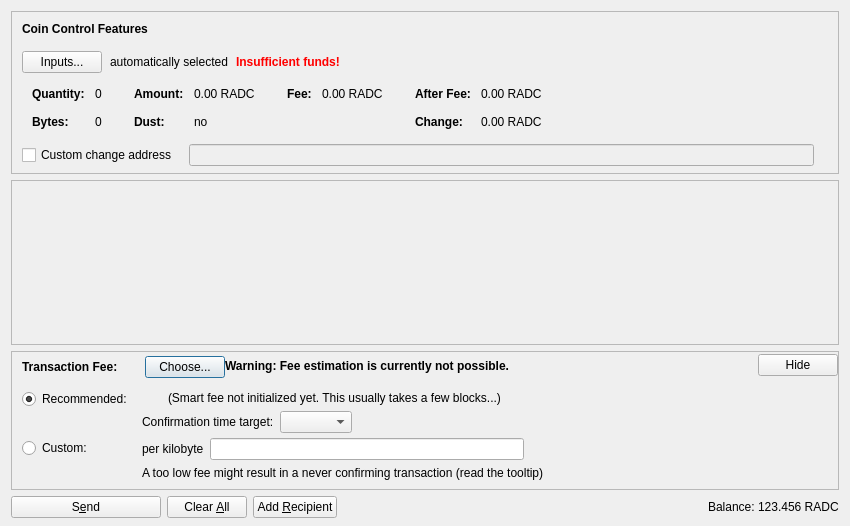
<?xml version="1.0" encoding="UTF-8"?>
<ui version="4.0">
 <class>SendCoinsDialog</class>
 <widget class="QDialog" name="SendCoinsDialog">
  <property name="geometry">
   <rect>
    <x>0</x>
    <y>0</y>
    <width>850</width>
    <height>526</height>
   </rect>
  </property>
  <property name="windowTitle">
   <string>Send Coins</string>
  </property>
  <layout class="QVBoxLayout" name="verticalLayout" stretch="0,1,0,0">
   <property name="bottomMargin">
    <number>8</number>
   </property>
   <item>
    <widget class="QFrame" name="frameCoinControl">
     <property name="sizePolicy">
      <sizepolicy hsizetype="Expanding" vsizetype="Expanding">
       <horstretch>0</horstretch>
       <verstretch>0</verstretch>
      </sizepolicy>
     </property>
     <property name="maximumSize">
      <size>
       <width>16777215</width>
       <height>16777215</height>
      </size>
     </property>
     <property name="frameShape">
      <enum>QFrame::StyledPanel</enum>
     </property>
     <property name="frameShadow">
      <enum>QFrame::Sunken</enum>
     </property>
     <layout class="QVBoxLayout" name="verticalLayoutCoinControl2">
      <property name="spacing">
       <number>0</number>
      </property>
      <property name="leftMargin">
       <number>0</number>
      </property>
      <property name="topMargin">
       <number>0</number>
      </property>
      <property name="rightMargin">
       <number>0</number>
      </property>
      <property name="bottomMargin">
       <number>6</number>
      </property>
      <item>
       <layout class="QVBoxLayout" name="verticalLayoutCoinControl" stretch="0,0,0,0,1">
        <property name="spacing">
         <number>0</number>
        </property>
        <property name="leftMargin">
         <number>10</number>
        </property>
        <property name="topMargin">
         <number>10</number>
        </property>
        <item>
         <layout class="QHBoxLayout" name="horizontalLayoutCoinControl1">
          <property name="bottomMargin">
           <number>15</number>
          </property>
          <item>
           <widget class="QLabel" name="labelCoinControlFeatures">
            <property name="sizePolicy">
             <sizepolicy hsizetype="Preferred" vsizetype="Maximum">
              <horstretch>0</horstretch>
              <verstretch>0</verstretch>
             </sizepolicy>
            </property>
            <property name="font">
             <font>
              <weight>75</weight>
              <bold>true</bold>
             </font>
            </property>
            <property name="styleSheet">
             <string notr="true">font-weight:bold;</string>
            </property>
            <property name="text">
             <string>Coin Control Features</string>
            </property>
           </widget>
          </item>
         </layout>
        </item>
        <item>
         <layout class="QHBoxLayout" name="horizontalLayoutCoinControl2" stretch="0,0,0,0">
          <property name="spacing">
           <number>8</number>
          </property>
          <property name="bottomMargin">
           <number>10</number>
          </property>
          <item>
           <widget class="QPushButton" name="pushButtonCoinControl">
            <property name="styleSheet">
             <string notr="true"/>
            </property>
            <property name="text">
             <string>Inputs...</string>
            </property>
            <property name="autoDefault">
             <bool>false</bool>
            </property>
           </widget>
          </item>
          <item>
           <widget class="QLabel" name="labelCoinControlAutomaticallySelected">
            <property name="text">
             <string>automatically selected</string>
            </property>
            <property name="margin">
             <number>5</number>
            </property>
           </widget>
          </item>
          <item>
           <widget class="QLabel" name="labelCoinControlInsuffFunds">
            <property name="font">
             <font>
              <weight>75</weight>
              <bold>true</bold>
             </font>
            </property>
            <property name="styleSheet">
             <string notr="true">color:red;font-weight:bold;</string>
            </property>
            <property name="text">
             <string>Insufficient funds!</string>
            </property>
            <property name="margin">
             <number>5</number>
            </property>
           </widget>
          </item>
          <item>
           <spacer name="horizontalSpacerCoinControl">
            <property name="orientation">
             <enum>Qt::Horizontal</enum>
            </property>
            <property name="sizeHint" stdset="0">
             <size>
              <width>40</width>
              <height>1</height>
             </size>
            </property>
           </spacer>
          </item>
         </layout>
        </item>
        <item>
         <widget class="QWidget" name="widgetCoinControl" native="true">
          <property name="sizePolicy">
           <sizepolicy hsizetype="Preferred" vsizetype="Preferred">
            <horstretch>0</horstretch>
            <verstretch>0</verstretch>
           </sizepolicy>
          </property>
          <property name="minimumSize">
           <size>
            <width>0</width>
            <height>0</height>
           </size>
          </property>
          <property name="styleSheet">
           <string notr="true"/>
          </property>
          <layout class="QHBoxLayout" name="horizontalLayoutCoinControl5">
           <property name="leftMargin">
            <number>0</number>
           </property>
           <property name="topMargin">
            <number>0</number>
           </property>
           <property name="rightMargin">
            <number>0</number>
           </property>
           <property name="bottomMargin">
            <number>0</number>
           </property>
           <item>
            <layout class="QHBoxLayout" name="horizontalLayoutCoinControl3" stretch="0,0,0,1">
             <property name="spacing">
              <number>20</number>
             </property>
             <property name="topMargin">
              <number>0</number>
             </property>
             <property name="bottomMargin">
              <number>10</number>
             </property>
             <item>
              <layout class="QFormLayout" name="formLayoutCoinControl1">
               <property name="horizontalSpacing">
                <number>10</number>
               </property>
               <property name="verticalSpacing">
                <number>14</number>
               </property>
               <property name="leftMargin">
                <number>10</number>
               </property>
               <property name="topMargin">
                <number>4</number>
               </property>
               <property name="rightMargin">
                <number>6</number>
               </property>
               <item row="0" column="0">
                <widget class="QLabel" name="labelCoinControlQuantityText">
                 <property name="font">
                  <font>
                   <weight>75</weight>
                   <bold>true</bold>
                  </font>
                 </property>
                 <property name="text">
                  <string>Quantity:</string>
                 </property>
                 <property name="margin">
                  <number>0</number>
                 </property>
                </widget>
               </item>
               <item row="0" column="1">
                <widget class="QLabel" name="labelCoinControlQuantity">
                 <property name="cursor">
                  <cursorShape>IBeamCursor</cursorShape>
                 </property>
                 <property name="contextMenuPolicy">
                  <enum>Qt::ActionsContextMenu</enum>
                 </property>
                 <property name="text">
                  <string notr="true">0</string>
                 </property>
                 <property name="margin">
                  <number>0</number>
                 </property>
                 <property name="textInteractionFlags">
                  <set>Qt::LinksAccessibleByMouse|Qt::TextSelectableByKeyboard|Qt::TextSelectableByMouse</set>
                 </property>
                </widget>
               </item>
               <item row="1" column="0">
                <widget class="QLabel" name="labelCoinControlBytesText">
                 <property name="font">
                  <font>
                   <weight>75</weight>
                   <bold>true</bold>
                  </font>
                 </property>
                 <property name="text">
                  <string>Bytes:</string>
                 </property>
                </widget>
               </item>
               <item row="1" column="1">
                <widget class="QLabel" name="labelCoinControlBytes">
                 <property name="cursor">
                  <cursorShape>IBeamCursor</cursorShape>
                 </property>
                 <property name="contextMenuPolicy">
                  <enum>Qt::ActionsContextMenu</enum>
                 </property>
                 <property name="text">
                  <string notr="true">0</string>
                 </property>
                 <property name="textInteractionFlags">
                  <set>Qt::LinksAccessibleByMouse|Qt::TextSelectableByKeyboard|Qt::TextSelectableByMouse</set>
                 </property>
                </widget>
               </item>
              </layout>
             </item>
             <item>
              <layout class="QFormLayout" name="formLayoutCoinControl2">
               <property name="horizontalSpacing">
                <number>10</number>
               </property>
               <property name="verticalSpacing">
                <number>14</number>
               </property>
               <property name="leftMargin">
                <number>6</number>
               </property>
               <property name="topMargin">
                <number>4</number>
               </property>
               <property name="rightMargin">
                <number>6</number>
               </property>
               <item row="0" column="0">
                <widget class="QLabel" name="labelCoinControlAmountText">
                 <property name="font">
                  <font>
                   <weight>75</weight>
                   <bold>true</bold>
                  </font>
                 </property>
                 <property name="text">
                  <string>Amount:</string>
                 </property>
                 <property name="margin">
                  <number>0</number>
                 </property>
                </widget>
               </item>
               <item row="0" column="1">
                <widget class="QLabel" name="labelCoinControlAmount">
                 <property name="cursor">
                  <cursorShape>IBeamCursor</cursorShape>
                 </property>
                 <property name="contextMenuPolicy">
                  <enum>Qt::ActionsContextMenu</enum>
                 </property>
                 <property name="text">
                  <string notr="true">0.00 RADC</string>
                 </property>
                 <property name="textInteractionFlags">
                  <set>Qt::LinksAccessibleByMouse|Qt::TextSelectableByKeyboard|Qt::TextSelectableByMouse</set>
                 </property>
                </widget>
               </item>
               <item row="1" column="0">
                <widget class="QLabel" name="labelCoinControlLowOutputText">
                 <property name="font">
                  <font>
                   <weight>75</weight>
                   <bold>true</bold>
                  </font>
                 </property>
                 <property name="text">
                  <string>Dust:</string>
                 </property>
                </widget>
               </item>
               <item row="1" column="1">
                <widget class="QLabel" name="labelCoinControlLowOutput">
                 <property name="cursor">
                  <cursorShape>IBeamCursor</cursorShape>
                 </property>
                 <property name="contextMenuPolicy">
                  <enum>Qt::ActionsContextMenu</enum>
                 </property>
                 <property name="text">
                  <string notr="true">no</string>
                 </property>
                 <property name="textInteractionFlags">
                  <set>Qt::LinksAccessibleByMouse|Qt::TextSelectableByKeyboard|Qt::TextSelectableByMouse</set>
                 </property>
                </widget>
               </item>
              </layout>
             </item>
             <item>
              <layout class="QFormLayout" name="formLayoutCoinControl3">
               <property name="horizontalSpacing">
                <number>10</number>
               </property>
               <property name="verticalSpacing">
                <number>14</number>
               </property>
               <property name="leftMargin">
                <number>6</number>
               </property>
               <property name="topMargin">
                <number>4</number>
               </property>
               <property name="rightMargin">
                <number>6</number>
               </property>
               <item row="0" column="0">
                <widget class="QLabel" name="labelCoinControlFeeText">
                 <property name="font">
                  <font>
                   <weight>75</weight>
                   <bold>true</bold>
                  </font>
                 </property>
                 <property name="text">
                  <string>Fee:</string>
                 </property>
                 <property name="margin">
                  <number>0</number>
                 </property>
                </widget>
               </item>
               <item row="0" column="1">
                <widget class="QLabel" name="labelCoinControlFee">
                 <property name="cursor">
                  <cursorShape>IBeamCursor</cursorShape>
                 </property>
                 <property name="contextMenuPolicy">
                  <enum>Qt::ActionsContextMenu</enum>
                 </property>
                 <property name="text">
                  <string notr="true">0.00 RADC</string>
                 </property>
                 <property name="textInteractionFlags">
                  <set>Qt::LinksAccessibleByMouse|Qt::TextSelectableByKeyboard|Qt::TextSelectableByMouse</set>
                 </property>
                </widget>
               </item>
              </layout>
             </item>
             <item>
              <layout class="QFormLayout" name="formLayoutCoinControl4">
               <property name="horizontalSpacing">
                <number>10</number>
               </property>
               <property name="verticalSpacing">
                <number>14</number>
               </property>
               <property name="leftMargin">
                <number>6</number>
               </property>
               <property name="topMargin">
                <number>4</number>
               </property>
               <property name="rightMargin">
                <number>6</number>
               </property>
               <item row="0" column="0">
                <widget class="QLabel" name="labelCoinControlAfterFeeText">
                 <property name="font">
                  <font>
                   <weight>75</weight>
                   <bold>true</bold>
                  </font>
                 </property>
                 <property name="text">
                  <string>After Fee:</string>
                 </property>
                 <property name="margin">
                  <number>0</number>
                 </property>
                </widget>
               </item>
               <item row="0" column="1">
                <widget class="QLabel" name="labelCoinControlAfterFee">
                 <property name="cursor">
                  <cursorShape>IBeamCursor</cursorShape>
                 </property>
                 <property name="contextMenuPolicy">
                  <enum>Qt::ActionsContextMenu</enum>
                 </property>
                 <property name="text">
                  <string notr="true">0.00 RADC</string>
                 </property>
                 <property name="textInteractionFlags">
                  <set>Qt::LinksAccessibleByMouse|Qt::TextSelectableByKeyboard|Qt::TextSelectableByMouse</set>
                 </property>
                </widget>
               </item>
               <item row="1" column="0">
                <widget class="QLabel" name="labelCoinControlChangeText">
                 <property name="font">
                  <font>
                   <weight>75</weight>
                   <bold>true</bold>
                  </font>
                 </property>
                 <property name="text">
                  <string>Change:</string>
                 </property>
                </widget>
               </item>
               <item row="1" column="1">
                <widget class="QLabel" name="labelCoinControlChange">
                 <property name="cursor">
                  <cursorShape>IBeamCursor</cursorShape>
                 </property>
                 <property name="contextMenuPolicy">
                  <enum>Qt::ActionsContextMenu</enum>
                 </property>
                 <property name="text">
                  <string notr="true">0.00 RADC</string>
                 </property>
                 <property name="textInteractionFlags">
                  <set>Qt::LinksAccessibleByMouse|Qt::TextSelectableByKeyboard|Qt::TextSelectableByMouse</set>
                 </property>
                </widget>
               </item>
              </layout>
             </item>
            </layout>
           </item>
          </layout>
         </widget>
        </item>
        <item>
         <layout class="QHBoxLayout" name="horizontalLayoutCoinControl4" stretch="0,0,0">
          <property name="spacing">
           <number>12</number>
          </property>
          <property name="sizeConstraint">
           <enum>QLayout::SetDefaultConstraint</enum>
          </property>
          <property name="topMargin">
           <number>5</number>
          </property>
          <property name="rightMargin">
           <number>5</number>
          </property>
          <item>
           <widget class="QCheckBox" name="checkBoxCoinControlChange">
            <property name="toolTip">
             <string>If this is activated, but the change address is empty or invalid, change will be sent to a newly generated address.</string>
            </property>
            <property name="text">
             <string>Custom change address</string>
            </property>
           </widget>
          </item>
          <item>
           <widget class="QValidatedLineEdit" name="lineEditCoinControlChange">
            <property name="enabled">
             <bool>false</bool>
            </property>
            <property name="sizePolicy">
             <sizepolicy hsizetype="Expanding" vsizetype="Fixed">
              <horstretch>0</horstretch>
              <verstretch>0</verstretch>
             </sizepolicy>
            </property>
           </widget>
          </item>
          <item>
           <widget class="QLabel" name="labelCoinControlChangeLabel">
            <property name="sizePolicy">
             <sizepolicy hsizetype="Preferred" vsizetype="Expanding">
              <horstretch>0</horstretch>
              <verstretch>0</verstretch>
             </sizepolicy>
            </property>
            <property name="minimumSize">
             <size>
              <width>0</width>
              <height>0</height>
             </size>
            </property>
            <property name="text">
             <string/>
            </property>
            <property name="margin">
             <number>3</number>
            </property>
           </widget>
          </item>
         </layout>
        </item>
        <item>
         <spacer name="verticalSpacerCoinControl">
          <property name="orientation">
           <enum>Qt::Vertical</enum>
          </property>
          <property name="sizeHint" stdset="0">
           <size>
            <width>800</width>
            <height>1</height>
           </size>
          </property>
         </spacer>
        </item>
       </layout>
      </item>
     </layout>
    </widget>
   </item>
   <item>
    <widget class="QScrollArea" name="scrollArea">
     <property name="widgetResizable">
      <bool>true</bool>
     </property>
     <widget class="QWidget" name="scrollAreaWidgetContents">
      <property name="geometry">
       <rect>
        <x>0</x>
        <y>0</y>
        <width>830</width>
        <height>104</height>
       </rect>
      </property>
      <layout class="QVBoxLayout" name="verticalLayout_2" stretch="0,1">
       <property name="leftMargin">
        <number>0</number>
       </property>
       <property name="topMargin">
        <number>0</number>
       </property>
       <property name="rightMargin">
        <number>0</number>
       </property>
       <property name="bottomMargin">
        <number>0</number>
       </property>
       <item>
        <layout class="QVBoxLayout" name="entries">
         <property name="spacing">
          <number>6</number>
         </property>
        </layout>
       </item>
       <item>
        <spacer name="verticalSpacer">
         <property name="orientation">
          <enum>Qt::Vertical</enum>
         </property>
         <property name="sizeHint" stdset="0">
          <size>
           <width>20</width>
           <height>40</height>
          </size>
         </property>
        </spacer>
       </item>
      </layout>
     </widget>
    </widget>
   </item>
   <item>
    <widget class="QFrame" name="frameFee">
     <property name="sizePolicy">
      <sizepolicy hsizetype="Expanding" vsizetype="Expanding">
       <horstretch>0</horstretch>
       <verstretch>0</verstretch>
      </sizepolicy>
     </property>
     <property name="maximumSize">
      <size>
       <width>16777215</width>
       <height>16777215</height>
      </size>
     </property>
     <property name="frameShape">
      <enum>QFrame::StyledPanel</enum>
     </property>
     <property name="frameShadow">
      <enum>QFrame::Sunken</enum>
     </property>
     <layout class="QVBoxLayout" name="verticalLayoutFee1">
      <property name="spacing">
       <number>0</number>
      </property>
      <property name="leftMargin">
       <number>0</number>
      </property>
      <property name="topMargin">
       <number>0</number>
      </property>
      <property name="rightMargin">
       <number>0</number>
      </property>
      <property name="bottomMargin">
       <number>0</number>
      </property>
      <item>
       <layout class="QVBoxLayout" name="verticalLayoutFee2" stretch="0,0,0">
        <property name="spacing">
         <number>0</number>
        </property>
        <property name="leftMargin">
         <number>10</number>
        </property>
        <property name="topMargin">
         <number>0</number>
        </property>
        <item>
         <layout class="QHBoxLayout" name="horizontalLayoutFee1">
          <property name="bottomMargin">
           <number>0</number>
          </property>
          <item>
           <layout class="QVBoxLayout" name="verticalLayoutFee7">
            <property name="spacing">
             <number>0</number>
            </property>
            <item>
             <spacer name="verticalSpacerSmartFee">
              <property name="orientation">
               <enum>Qt::Vertical</enum>
              </property>
              <property name="sizeType">
               <enum>QSizePolicy::Fixed</enum>
              </property>
              <property name="sizeHint" stdset="0">
               <size>
                <width>1</width>
                <height>4</height>
               </size>
              </property>
             </spacer>
            </item>
            <item>
             <layout class="QHBoxLayout" name="horizontalLayoutSmartFee">
              <property name="spacing">
               <number>10</number>
              </property>
              <item>
               <widget class="QLabel" name="labelFeeHeadline">
                <property name="sizePolicy">
                 <sizepolicy hsizetype="Preferred" vsizetype="Maximum">
                  <horstretch>0</horstretch>
                  <verstretch>0</verstretch>
                 </sizepolicy>
                </property>
                <property name="font">
                 <font>
                  <weight>75</weight>
                  <bold>true</bold>
                 </font>
                </property>
                <property name="styleSheet">
                 <string notr="true">font-weight:bold;</string>
                </property>
                <property name="text">
                 <string>Transaction Fee:</string>
                </property>
               </widget>
              </item>
              <item>
               <widget class="QLabel" name="labelFeeMinimized">
                <property name="text">
                 <string/>
                </property>
               </widget>
              </item>
              <item>
               <widget class="QPushButton" name="buttonChooseFee">
                <property name="text">
                 <string>Choose...</string>
                </property>
               </widget>
              </item>
             </layout>
            </item>
            <item>
             <spacer name="verticalSpacer_5">
              <property name="orientation">
               <enum>Qt::Vertical</enum>
              </property>
              <property name="sizeHint" stdset="0">
               <size>
                <width>1</width>
                <height>1</height>
               </size>
              </property>
             </spacer>
            </item>
           </layout>
          </item>
          <item>
           <widget class="QLabel" name="fallbackFeeWarningLabel">
            <property name="toolTip">
             <string>Using the fallbackfee can result in sending a transaction that will take several hours or days (or never) to confirm. Consider choosing your fee manually or wait until you have validated the complete chain.</string>
            </property>
            <property name="font">
            <font>
                <weight>75</weight>
                <bold>true</bold>
            </font>
            </property>
            <property name="text">
             <string>Warning: Fee estimation is currently not possible.</string>
            </property>
            <property name="wordWrap">
             <bool>false</bool>
            </property>
           </widget>
          </item>
          <item>
           <spacer name="horizontalSpacer_4">
            <property name="orientation">
             <enum>Qt::Horizontal</enum>
            </property>
            <property name="sizeType">
             <enum>QSizePolicy::MinimumExpanding</enum>
            </property>
            <property name="sizeHint" stdset="0">
             <size>
              <width>40</width>
              <height>20</height>
             </size>
            </property>
           </spacer>
          </item>
          <item>
           <widget class="QPushButton" name="buttonMinimizeFee">
            <property name="toolTip">
             <string>collapse fee-settings</string>
            </property>
            <property name="text">
             <string>Hide</string>
            </property>
           </widget>
          </item>
         </layout>
        </item>
        <item>
         <widget class="QFrame" name="frameFeeSelection">
          <layout class="QVBoxLayout" name="verticalLayoutFee12">
           <property name="spacing">
            <number>0</number>
           </property>
           <property name="leftMargin">
            <number>0</number>
           </property>
           <property name="topMargin">
            <number>0</number>
           </property>
           <property name="rightMargin">
            <number>0</number>
           </property>
           <property name="bottomMargin">
            <number>0</number>
           </property>
           <item>
            <layout class="QGridLayout" name="gridLayoutFee">
             <property name="topMargin">
              <number>10</number>
             </property>
             <property name="bottomMargin">
              <number>4</number>
             </property>
             <property name="horizontalSpacing">
              <number>10</number>
             </property>
             <property name="verticalSpacing">
              <number>4</number>
             </property>
             <item row="1" column="1">
              <layout class="QVBoxLayout" name="verticalLayoutFee8">
               <property name="spacing">
                <number>6</number>
               </property>
               <item>
                <layout class="QHBoxLayout" name="horizontalLayoutFee13">
                 <item>
                  <widget class="QLabel" name="labelCustomPerKilobyte">
                   <property name="toolTip">
                    <string>Specify a custom fee per kB (1,000 bytes) of the transaction's virtual size.

Note:  Since the fee is calculated on a per-byte basis, a fee of "100 satoshis per kB" for a transaction size of 500 bytes (half of 1 kB) would ultimately yield a fee of only 50 satoshis.</string>
                   </property>
                   <property name="text">
                    <string>per kilobyte</string>
                   </property>
                  </widget>
                 </item>
                 <item>
                  <widget class="BitcoinAmountField" name="customFee"/>
                 </item>
                 <item>
                  <spacer name="horizontalSpacer_6">
                   <property name="orientation">
                    <enum>Qt::Horizontal</enum>
                   </property>
                   <property name="sizeHint" stdset="0">
                    <size>
                     <width>1</width>
                     <height>1</height>
                    </size>
                   </property>
                  </spacer>
                 </item>
                </layout>
               </item>
               <item>
                <layout class="QHBoxLayout" name="horizontalLayoutFee8">
                 <item>
                  <widget class="QLabel" name="labelCustomFeeWarning">
                   <property name="enabled">
                    <bool>true</bool>
                   </property>
                   <property name="toolTip">
                    <string>When there is less transaction volume than space in the blocks, miners as well as relaying nodes may enforce a minimum fee. Paying only this minimum fee is just fine, but be aware that this can result in a never confirming transaction once there is more demand for radiocoin transactions than the network can process.</string>
                   </property>
                   <property name="text">
                    <string>A too low fee might result in a never confirming transaction (read the tooltip)</string>
                   </property>
                  </widget>
                 </item>
                 <item>
                  <spacer name="horizontalSpacer_2">
                   <property name="orientation">
                    <enum>Qt::Horizontal</enum>
                   </property>
                   <property name="sizeHint" stdset="0">
                    <size>
                     <width>1</width>
                     <height>1</height>
                    </size>
                   </property>
                  </spacer>
                 </item>
                </layout>
               </item>
              </layout>
             </item>
             <item row="0" column="0">
              <layout class="QVBoxLayout" name="verticalLayoutFee4" stretch="0,1">
               <item>
                <widget class="QRadioButton" name="radioSmartFee">
                 <property name="text">
                  <string>Recommended:</string>
                 </property>
                 <property name="checked">
                  <bool>true</bool>
                 </property>
                 <attribute name="buttonGroup">
                  <string notr="true">groupFee</string>
                 </attribute>
                </widget>
               </item>
               <item>
                <spacer name="verticalSpacer_2">
                 <property name="orientation">
                  <enum>Qt::Vertical</enum>
                 </property>
                 <property name="sizeHint" stdset="0">
                  <size>
                   <width>1</width>
                   <height>1</height>
                  </size>
                 </property>
                </spacer>
               </item>
              </layout>
             </item>
             <item row="1" column="0">
              <layout class="QVBoxLayout" name="verticalLayoutFee9" stretch="0,1">
               <item>
                <widget class="QRadioButton" name="radioCustomFee">
                 <property name="text">
                  <string>Custom:</string>
                 </property>
                 <attribute name="buttonGroup">
                  <string notr="true">groupFee</string>
                 </attribute>
                </widget>
               </item>
               <item>
                <spacer name="verticalSpacer_6">
                 <property name="orientation">
                  <enum>Qt::Vertical</enum>
                 </property>
                 <property name="sizeHint" stdset="0">
                  <size>
                   <width>1</width>
                   <height>1</height>
                  </size>
                 </property>
                </spacer>
               </item>
              </layout>
             </item>
             <item row="0" column="1">
              <layout class="QVBoxLayout" name="verticalLayoutFee3" stretch="0,0,1">
               <property name="spacing">
                <number>6</number>
               </property>
               <property name="topMargin">
                <number>2</number>
               </property>
               <item>
                <layout class="QHBoxLayout" name="horizontalLayoutFee12">
                 <item>
                  <widget class="QLabel" name="labelSmartFee">
                   <property name="text">
                    <string/>
                   </property>
                  </widget>
                 </item>
                 <item>
                  <widget class="QLabel" name="labelFeeEstimation">
                   <property name="text">
                    <string/>
                   </property>
                  </widget>
                 </item>
                 <item>
                  <widget class="QLabel" name="labelSmartFee2">
                   <property name="text">
                    <string>(Smart fee not initialized yet. This usually takes a few blocks...)</string>
                   </property>
                  </widget>
                 </item>
                 <item>
                  <spacer name="horizontalSpacer_5">
                   <property name="orientation">
                    <enum>Qt::Horizontal</enum>
                   </property>
                   <property name="sizeHint" stdset="0">
                    <size>
                     <width>1</width>
                     <height>1</height>
                    </size>
                   </property>
                  </spacer>
                 </item>
                </layout>
               </item>
               <item>
                <layout class="QHBoxLayout" name="horizontalLayoutFee9">
                 <item>
                  <layout class="QVBoxLayout" name="verticalLayoutFee6">
                   <item>
                    <widget class="QLabel" name="labelSmartFee3">
                     <property name="text">
                      <string>Confirmation time target:</string>
                     </property>
                    </widget>
                   </item>
                  </layout>
                 </item>
                 <item>
                  <layout class="QVBoxLayout" name="verticalLayoutFee5">
                   <property name="rightMargin">
                    <number>30</number>
                   </property>
                   <item>
                    <layout class="QHBoxLayout" name="horizontalLayoutConfTarget">
                     <property name="bottomMargin">
                      <number>0</number>
                     </property>
                     <item>
                      <widget class="QComboBox" name="confTargetSelector"/>
                     </item>
                     <item>
                      <spacer name="horizontalSpacerConfTarget">
                       <property name="orientation">
                        <enum>Qt::Horizontal</enum>
                       </property>
                       <property name="sizeHint" stdset="0">
                        <size>
                         <width>40</width>
                         <height>20</height>
                        </size>
                       </property>
                      </spacer>
                     </item>
                    </layout>
                   </item>
                  </layout>
                 </item>
                </layout>
               </item>
               <item>
                <spacer name="verticalSpacer_4">
                 <property name="orientation">
                  <enum>Qt::Vertical</enum>
                 </property>
                 <property name="sizeHint" stdset="0">
                  <size>
                   <width>1</width>
                   <height>1</height>
                  </size>
                 </property>
                </spacer>
               </item>
              </layout>
             </item>
            </layout>
           </item>
          </layout>
         </widget>
        </item>
        <item>
         <spacer name="verticalSpacerFee">
          <property name="orientation">
           <enum>Qt::Vertical</enum>
          </property>
          <property name="sizeHint" stdset="0">
           <size>
            <width>40</width>
            <height>5</height>
           </size>
          </property>
         </spacer>
        </item>
       </layout>
      </item>
     </layout>
    </widget>
   </item>
   <item>
    <layout class="QHBoxLayout" name="horizontalLayout">
     <item>
      <widget class="QPushButton" name="sendButton">
       <property name="minimumSize">
        <size>
         <width>150</width>
         <height>0</height>
        </size>
       </property>
       <property name="toolTip">
        <string>Confirm the send action</string>
       </property>
       <property name="text">
        <string>S&amp;end</string>
       </property>
       <property name="icon">
        <iconset resource="../bitcoin.qrc">
         <normaloff>:/icons/send</normaloff>:/icons/send</iconset>
       </property>
       <property name="autoDefault">
        <bool>false</bool>
       </property>
       <property name="default">
        <bool>false</bool>
       </property>
      </widget>
     </item>
     <item>
      <widget class="QPushButton" name="clearButton">
       <property name="sizePolicy">
        <sizepolicy hsizetype="Minimum" vsizetype="Fixed">
         <horstretch>0</horstretch>
         <verstretch>0</verstretch>
        </sizepolicy>
       </property>
       <property name="toolTip">
        <string>Clear all fields of the form.</string>
       </property>
       <property name="text">
        <string>Clear &amp;All</string>
       </property>
       <property name="icon">
        <iconset resource="../bitcoin.qrc">
         <normaloff>:/icons/remove</normaloff>:/icons/remove</iconset>
       </property>
       <property name="autoDefault">
        <bool>false</bool>
       </property>
      </widget>
     </item>
     <item>
      <widget class="QPushButton" name="addButton">
       <property name="toolTip">
        <string>Send to multiple recipients at once</string>
       </property>
       <property name="text">
        <string>Add &amp;Recipient</string>
       </property>
       <property name="icon">
        <iconset resource="../bitcoin.qrc">
         <normaloff>:/icons/add</normaloff>:/icons/add</iconset>
       </property>
       <property name="autoDefault">
        <bool>false</bool>
       </property>
      </widget>
     </item>
     <item>
      <spacer name="horizontalSpacer">
       <property name="orientation">
        <enum>Qt::Horizontal</enum>
       </property>
       <property name="sizeHint" stdset="0">
        <size>
         <width>40</width>
         <height>20</height>
        </size>
       </property>
      </spacer>
     </item>
     <item>
      <layout class="QHBoxLayout" name="horizontalLayout_2">
       <property name="spacing">
        <number>3</number>
       </property>
       <item>
        <widget class="QLabel" name="label">
         <property name="sizePolicy">
          <sizepolicy hsizetype="Preferred" vsizetype="Fixed">
           <horstretch>0</horstretch>
           <verstretch>0</verstretch>
          </sizepolicy>
         </property>
         <property name="text">
          <string>Balance:</string>
         </property>
        </widget>
       </item>
       <item>
        <widget class="QLabel" name="labelBalance">
         <property name="sizePolicy">
          <sizepolicy hsizetype="Preferred" vsizetype="Fixed">
           <horstretch>0</horstretch>
           <verstretch>0</verstretch>
          </sizepolicy>
         </property>
         <property name="cursor">
          <cursorShape>IBeamCursor</cursorShape>
         </property>
         <property name="text">
          <string notr="true">123.456 RADC</string>
         </property>
         <property name="textInteractionFlags">
          <set>Qt::LinksAccessibleByMouse|Qt::TextSelectableByKeyboard|Qt::TextSelectableByMouse</set>
         </property>
        </widget>
       </item>
      </layout>
     </item>
    </layout>
   </item>
  </layout>
 </widget>
 <customwidgets>
  <customwidget>
   <class>QValidatedLineEdit</class>
   <extends>QLineEdit</extends>
   <header>qt/qvalidatedlineedit.h</header>
  </customwidget>
  <customwidget>
   <class>BitcoinAmountField</class>
   <extends>QLineEdit</extends>
   <header>qt/bitcoinamountfield.h</header>
   <container>1</container>
  </customwidget>
 </customwidgets>
 <resources>
  <include location="../bitcoin.qrc"/>
 </resources>
 <connections/>
 <buttongroups>
  <buttongroup name="groupFee"/>
 </buttongroups>
</ui>
